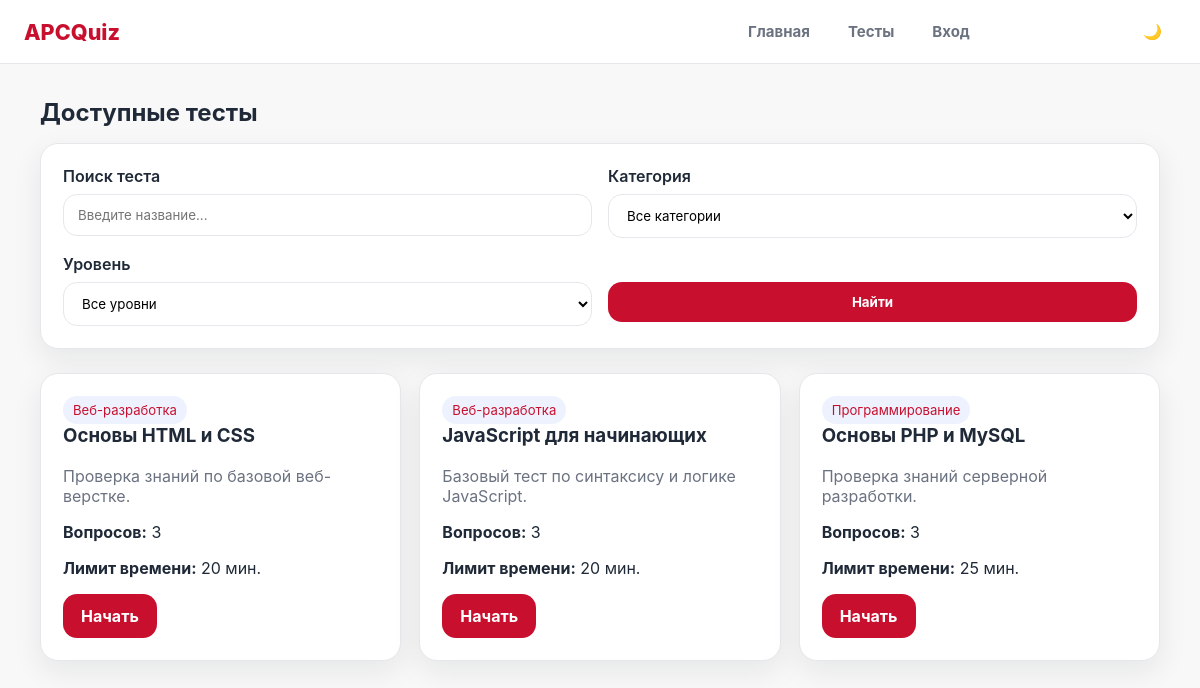
Screenshot of /tests.php with the database file from the repository.
### tables this page shows
CREATE TABLE tests (
    id INT AUTO_INCREMENT PRIMARY KEY,
    category_id INT NULL,
    title VARCHAR(200) NOT NULL,
    description TEXT NULL,
    time_limit INT NOT NULL DEFAULT 15,
    is_active TINYINT(1) NOT NULL DEFAULT 1,
    created_at TIMESTAMP DEFAULT CURRENT_TIMESTAMP,
    CONSTRAINT fk_tests_category FOREIGN KEY (category_id) REFERENCES categories(id) ON DELETE SET NULL
);

CREATE TABLE categories (
    id INT AUTO_INCREMENT PRIMARY KEY,
    name VARCHAR(100) NOT NULL,
    description TEXT NULL
);

### functions.php (called while the page is built, shortened)
<?php
function e($value): string
{
    return htmlspecialchars((string)$value, ENT_QUOTES, 'UTF-8');
}

### tests.php (the view, shortened to what this page needs)
<?php
require_once __DIR__ . '/config/db.php';
require_once __DIR__ . '/includes/functions.php';
$search  = trim($_GET['search'] ?? '');
$sql = "
    SELECT
        t.*,
        c.name AS category_name,
        (
            SELECT COUNT(*)
            FROM questions q
            WHERE q.test_id = t.id
        ) AS question_count
    FROM tests t
    LEFT JOIN categories c
        ON c.id = t.category_id
    WHERE t.is_active = 1
";
$params = [];
$sql .= " ORDER BY t.created_at DESC";
$stmt = $pdo->prepare($sql);
$stmt->execute($params);
$tests = $stmt->fetchAll();
require_once __DIR__ . '/includes/header.php';
?>
<div class="container">
    <div class="section-title">
        <h2>Доступные тесты</h2>
    </div>
    <div class="card" style="margin-bottom: 24px;">
        <form method="GET" class="form-grid">
            <div class="form-group">
                <label>Поиск теста</label>
                <input
                    type="text"
                    name="search"
                    placeholder="Введите название..."
                    value="<?= e($search); ?>"
                >
            </div>
            <div class="form-group">
                <label>Категория</label>
                <select name="category">
                    <option value="">Все категории</option>
                </select>
            </div>
            <div class="form-group">
                <label>Уровень</label>
                <select name="level">
                    <option value="">Все уровни</option>
                </select>
            </div>
            <div class="form-group">
                <label>&nbsp;</label>
                <button type="submit" class="btn btn-primary">
                    Найти
                </button>
            </div>
        </form>
    </div>
    <div class="cards">
        <?php foreach ($tests as $test): ?>
            <div class="card">
                <span class="badge">
                    <?= e($test['category_name'] ?? 'Без категории'); ?>
                </span>
                <h3><?= e($test['title']); ?></h3>
                <p class="muted">
                    <?= e($test['description']); ?>
                </p>
                <p>
                    <strong>Вопросов:</strong>
                    <?= (int)$test['question_count']; ?>
                </p>
                <p>
                    <strong>Лимит времени:</strong>
                    <?= (int)$test['time_limit']; ?> мин.
                </p>
                <a
                    class="btn btn-primary"
                    href="/knowledge_test_system/test.php?id=<?= (int)$test['id']; ?>"
                >
                    Начать
                </a>
            </div>
        <?php endforeach; ?>
    </div>
</div>

### style.css (style rules this page uses)
:root { --bg: #f8f8f8; --card: #ffffff; --text: #1f2937; --muted: #6b7280; --primary: #c8102e; --primary-dark: #a50d25; --border: #e5e7eb; --success: #16a34a; --danger: #c8102e; --warning: #d97706; --shadow: 0 10px 30px rgba(15, 23, 42, 0.08); --radius: 18px; }
* { box-sizing: border-box; }
html, body { margin: 0; padding: 0; font-family: Inter, "Segoe UI", Arial, sans-serif; background: var(--bg); color: var(--text); }
body { min-height: 100vh; }
a { color: inherit; text-decoration: none; }
.container { width: min(1120px, calc(100% - 32px)); margin: 0 auto; }
.muted { color: var(--muted); }
.hero-card, .card, .stat-card, .panel, .table-wrap, .auth-card { background: var(--card); border: 1px solid var(--border); border-radius: var(--radius); box-shadow: var(--shadow); }
.card, .panel, .table-wrap { padding: 22px; }
.stat-card h3, .card h3 { margin-top: 0; }
.cards { display: grid; grid-template-columns: repeat(auto-fit, minmax(220px, 1fr)); gap: 18px; }
.section-title { display: flex; justify-content: space-between; align-items: center; gap: 12px; margin: 10px 0 16px; }
.section-title h2 { margin: 0; }
.btn { display: inline-flex; align-items: center; justify-content: center; gap: 8px; border: none; cursor: pointer; padding: 12px 18px; border-radius: 14px; font-weight: 700; transition: 0.25s; font-family: Inter, "Segoe UI", Arial, sans-serif; }
.btn-primary { background: var(--primary); color: #ffffff !important; }
.badge { display: inline-block; padding: 6px 10px; background: #eef2ff; color: var(--primary); border-radius: 999px; font-size: 0.82rem; }
.form-grid { display: grid; grid-template-columns: repeat(2, 1fr); gap: 16px; }
.form-group { display: flex; flex-direction: column; gap: 8px; }
.form-group label { font-weight: 600; }
input, textarea, select { width: 100%; padding: 12px 14px; border-radius: 14px; border: 1px solid var(--border); background: #ffffff; outline: none; font-family: Inter, "Segoe UI", Arial, sans-serif; }

### rows the page displays
tests: category.name "Веб-разработка", title "Основы HTML и CSS", description "Проверка знаний по базовой веб-верстке.", question_count "3", time_limit "20"
tests: category.name "Веб-разработка", title "JavaScript для начинающих", description "Базовый тест по синтаксису и логике JavaScript.", question_count "3", time_limit "20"
tests: category.name "Программирование", title "Основы PHP и MySQL", description "Проверка знаний серверной разработки.", question_count "3", time_limit "25"
